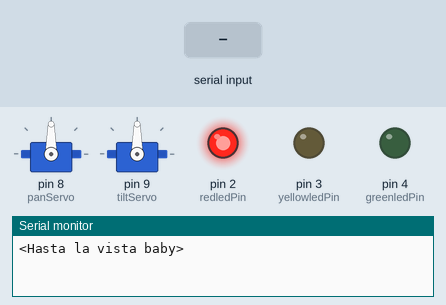
Simulated run of this sketch. Board: Arduino Uno, built with avr-gcc and run on an emulated ATmega328P. Parts: 2 × servo, output pins drawn as LEDs (lit = HIGH), the last lines printed to the serial monitor. The inputs (shaded band) are chosen by the test bench.

Above: at 2.2 s.
2.3 s: "<90,45,200>" received over Serial
At 3.1 s:
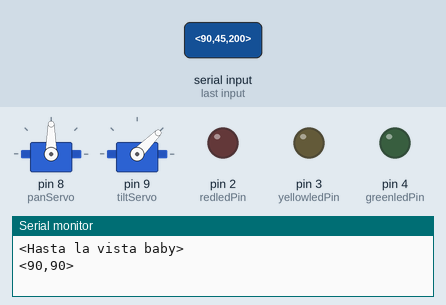
3.8 s: "<30,150,10>" received over Serial
At 4.3 s:
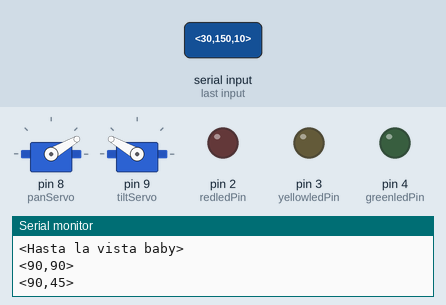
5.3 s: "<90,45>" received over Serial
At 6.5 s:
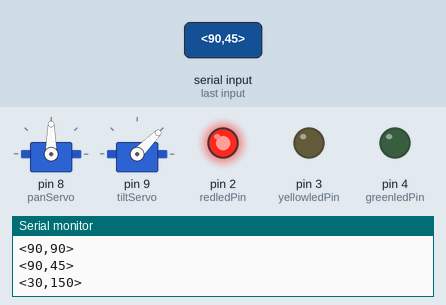
6.8 s: "<30,150>" received over Serial
At 7.7 s:
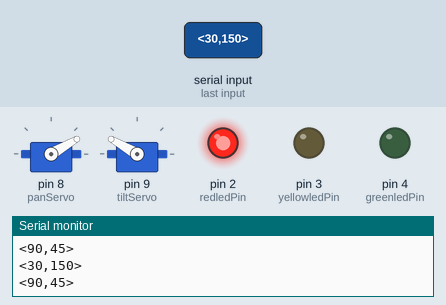
8.3 s: "<2>" received over Serial
At 8.8 s:
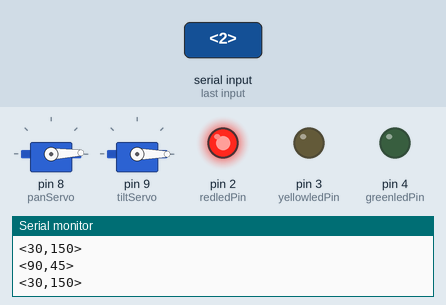
9.8 s: "<90>" received over Serial
At 11.2 s:
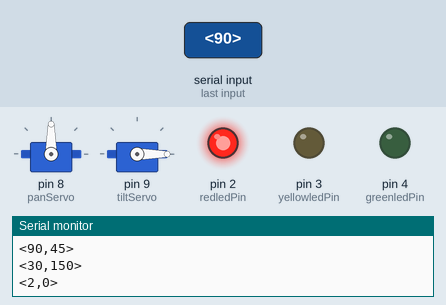
Timing chart, 0 to 12.3 s (numbered marks = the images above; inputs shaded):
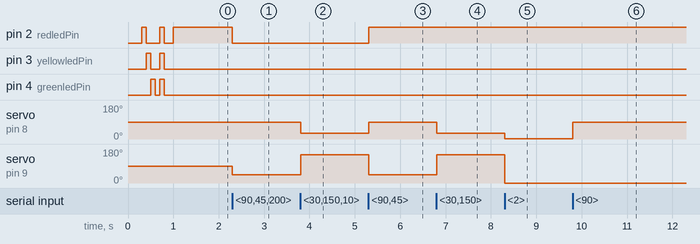

Measured:
- after the input at 2.3 s, pin 2 (redledPin): HIGH → LOW at once; servo on pin 9 (tiltServo): 90° → 45° at once
- after the input at 3.8 s, servo on pin 8 (panServo): 90° → 30° at once; servo on pin 9 (tiltServo): 45° → 150° at once
- after the input at 5.3 s, pin 2 (redledPin): LOW → HIGH at once; servo on pin 8 (panServo): 30° → 90° at once; servo on pin 9 (tiltServo): 150° → 45° at once
- after the input at 6.8 s, servo on pin 8 (panServo): 90° → 30° at once; servo on pin 9 (tiltServo): 45° → 150° at once
- after the input at 8.3 s, servo on pin 8 (panServo): 30° → 2° at once; servo on pin 9 (tiltServo): 150° → 0° at once
- after the input at 9.8 s, servo on pin 8 (panServo): 2° → 90° at once

The sketch:

face_tracking_cam_arduinocode.ino
```cpp
/*
 * Face tracking camera arduino code for moving webam horizontally and vertically
 */


#include <Servo.h>

Servo panServo;
Servo tiltServo;

byte redledPin = 2;
byte yellowledPin = 3;
byte greenledPin = 4;

const byte buffSize = 40;
char inputBuffer[buffSize];
const char startMarker = '<';
const char endMarker = '>';
byte bytesRecvd = 0;
boolean readInProgress = false;
boolean newDataFromPC = false;

float panServoAngle = 90.0;
float tiltServoAngle = 90.0;
int LED_state = 0;

//communicate with PC via USB serial

void setup() {
  Serial.begin(115200);

  panServo.attach(8);
  tiltServo.attach(9);

  pinMode(redledPin, OUTPUT);
  pinMode(yellowledPin, OUTPUT);
  pinMode(greenledPin, OUTPUT);

  //moveServo();
  start_sequence();

  delay(200);

  Serial.println("<Hasta la vista baby>"); // send message to computer
}

//infinite loop

void loop() {
  getDataFromPC();
  replyToPC();
  moveServo();
  setLED();
}

//get data from the PC

void getDataFromPC() {

    // receive data from PC and save it into inputBuffer

  if(Serial.available() > 0) {

    char x = Serial.read();              //read char from serial

    if (x == endMarker) {                //look for end marker
      readInProgress = false;            //if found, set read in progress true (will stop adding new byte to buffer)
      newDataFromPC = true;              //let arduino know that new data is available
      inputBuffer[bytesRecvd] = 0;       //clear input buffer
      processData();                      // process data in buffer
    }

    if(readInProgress) {
      inputBuffer[bytesRecvd] = x;      //populate input buffer with bytes
      bytesRecvd ++;                    //increment index
      if (bytesRecvd == buffSize) {     //when buffer is full
        bytesRecvd = buffSize - 1;      //keep space for end marker
      }
    }

    if (x == startMarker) {              // look for start maker
      bytesRecvd = 0;                    // if found, set byte received to 0
      readInProgress = true;             // set read in progress true
    }
  }
}

//servo moving info

void processData() // for data type "<float, float, int>"
{
  char * strtokIndx; // this is used by strtok() as an index

   strtokIndx = strtok(inputBuffer,",");      // get the first part
   panServoAngle = atof(strtokIndx);          // convert this part to a float

   strtokIndx = strtok(NULL,",");             // get the second part(this continues where the previous call left off)
   tiltServoAngle = atof(strtokIndx);         // convert this part to a float

   strtokIndx = strtok(NULL, ",");            // get the last part
   LED_state = atoi(strtokIndx);              // convert this part to an integer (string to int)
}

//replies to the PC

void replyToPC() {

  if (newDataFromPC) {
    newDataFromPC = false;
    Serial.print("<");
    Serial.print(panServo.read());
    Serial.print(",");
    Serial.print(tiltServo.read());
    Serial.println(">");
  }
}

//move servo

void moveServo()
{
  panServo.write(panServoAngle);
  tiltServo.write(tiltServoAngle);
}

void setLED()
{
  if(LED_state == 2){
    digitalWrite(redledPin, LOW);
    digitalWrite(yellowledPin, HIGH);
    digitalWrite(greenledPin, LOW);
    }
  else if(LED_state == 1){
    digitalWrite(redledPin, LOW);
    digitalWrite(yellowledPin, LOW);
    digitalWrite(greenledPin, HIGH);
    }
  else if(LED_state == 0){
    digitalWrite(redledPin, HIGH);
    digitalWrite(yellowledPin, LOW);
    digitalWrite(greenledPin, LOW);
    }
  else if(LED_state == 3){
    digitalWrite(redledPin, HIGH);
    digitalWrite(yellowledPin, HIGH);
    digitalWrite(greenledPin, HIGH);
    }
  else{
    digitalWrite(redledPin, LOW);
    digitalWrite(yellowledPin, LOW);
    digitalWrite(greenledPin, LOW);
    }

  }

//LED

  void start_sequence()
  {
    panServo.write(90);
    tiltServo.write(90);
    delay(300);


    digitalWrite(redledPin, HIGH);
    delay(100);
    digitalWrite(redledPin, LOW);
    digitalWrite(yellowledPin, HIGH);
    delay(100);
    digitalWrite(yellowledPin, LOW);
    digitalWrite(greenledPin, HIGH);
    delay(100);

    digitalWrite(redledPin, LOW);
    digitalWrite(yellowledPin, LOW);
    digitalWrite(greenledPin, LOW);
    delay(100);
    digitalWrite(redledPin, HIGH);
    digitalWrite(yellowledPin, HIGH);
    digitalWrite(greenledPin, HIGH);
    delay(100);
    digitalWrite(redledPin, LOW);
    digitalWrite(yellowledPin, LOW);
    digitalWrite(greenledPin, LOW);
    }
```
